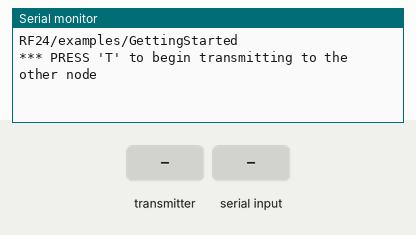
Recording of a sketch running on a simulated Arduino Uno, built with avr-gcc and run on an emulated ATmega328P. Parts: the last lines printed to the serial monitor. The inputs (shaded band) are chosen by the test bench. No radio packets arrive unless stated.

Above: at 1.2 s.
1.3 s: the transmitter starts sending rec = 0
At 1.37 s:
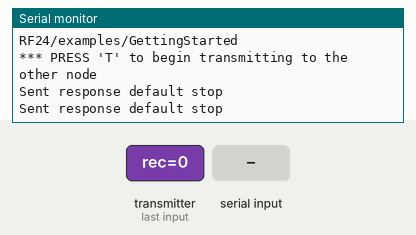
3.2 s: "T" received over Serial
At 3.7 s:
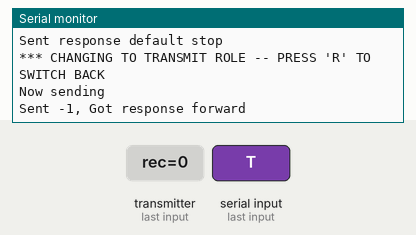
4.7 s: the transmitter starts sending rec = 256
At 6.0 s:
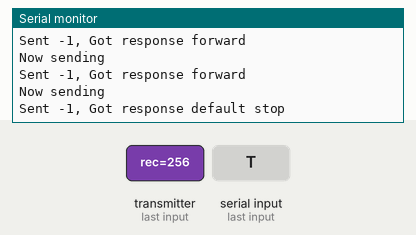
7.7 s: "R" received over Serial
At 8.33 s:
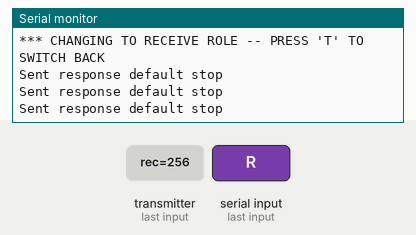

The sketch:

wifi_S.ino.ino
```cpp
/*
* Getting Started example sketch for nRF24L01+ radios
* This is a very basic example of how to send data from one node to another
* Updated: Dec 2014 by TMRh20
*/

#include <SPI.h>
#include "RF24.h"

/****************** User Config ***************************/
/***      Set this radio as radio number 0 or 1         ***/
bool radioNumber = 0;

/* Hardware configuration: Set up nRF24L01 radio on SPI bus plus pins 7 & 8 */
RF24 radio(9,10);
/**********************************************************/

byte addresses[][6] = {"1NodE","2NodE"};

// Used to control whether this node is sending or receiving
bool role = 0;
int sent=9; // default stop command

void setup() {
  Serial.begin(115200);
  Serial.println(F("RF24/examples/GettingStarted"));
  Serial.println(F("*** PRESS 'T' to begin transmitting to the other node"));

  radio.begin();

  // Set the PA Level low to prevent power supply related issues since this is a
 // getting_started sketch, and the likelihood of close proximity of the devices. RF24_PA_MAX is default.
  radio.setPALevel(RF24_PA_LOW);

  // Open a writing and reading pipe on each radio, with opposite addresses
  if(radioNumber){
    radio.openWritingPipe(addresses[1]);
    radio.openReadingPipe(1,addresses[0]);
  }else{
    radio.openWritingPipe(addresses[0]);
    radio.openReadingPipe(1,addresses[1]);
  }

  // Start the radio listening for data
  radio.startListening();
}

void loop() {


/****************** Ping Out Role ***************************/
if (role == 1)  {

    radio.stopListening();                                    // First, stop listening so we can talk.


    Serial.println(F("Now sending"));

//    unsigned long time = micros();                             // Take the time, and send it.  This will block until complete
//     if (!radio.write( &time, sizeof(unsigned long) )){
//       Serial.println(F("failed"));
//     }


      sent = Serial.read();                            // Take the time, and send it.  This will block until complete
     if (!radio.write( &sent, sizeof( int) )){
       Serial.println(F("failed"));
     }

    radio.startListening();                                    // Now, continue listening

    unsigned long started_waiting_at = micros();               // Set up a timeout period, get the current microseconds
    boolean timeout = false;                                   // Set up a variable to indicate if a response was received or not

    while ( ! radio.available() ){                             // While nothing is received
      if (micros() - started_waiting_at > 200000 ){            // If waited longer than 200ms, indicate timeout and exit while loop
          timeout = true;
          break;
      }
    }

    if ( timeout ){                                             // Describe the results
        Serial.println(F("Failed, response timed out."));
    }else{


        int rec;                                 // Grab the response, compare, and send to debugging spew
        radio.read( &rec, sizeof(int) );
        unsigned long time = micros();


        // Spew it
        Serial.print(F("Sent "));
        Serial.print(sent);
        Serial.print(F(", Got response "));
        switch(rec){
        case 0:
          // drive forward
          Serial.println("forward");
          break;
        case 1:
        // stop
          Serial.println("stop");
          break;
        case 2:
        // drive reverse
          Serial.println("reverse");
          break;
        default:
        // stop
         Serial.println("default stop");
      }

    }

    // Try again 1s later
    delay(1000);
  }


/****************** Pong Back Role ***************************/

  if ( role == 0 )
  {
    unsigned long got_time;
    int rec;

    if( radio.available()){
                                                                    // Variable for the received timestamp
      while (radio.available()) {                                   // While there is data ready
        radio.read( &rec, sizeof(unsigned long) );             // Get the payload
        rec=rec+5;
      }

      radio.stopListening();                                        // First, stop listening so we can talk
      radio.write( &rec, sizeof(unsigned long) );              // Send the final one back.
      radio.startListening();                                       // Now, resume listening so we catch the next packets.
      Serial.print(F("Sent response "));
       switch(rec){
        case 0:
          // drive forward
          Serial.println("forward");
          break;
        case 1:
        // stop
          Serial.println("stop");
          break;
        case 2:
        // drive reverse
          Serial.println("reverse");
          break;
        default:
        // stop
         Serial.println("default stop");
      }
   }
 }


/****************** Change Roles via Serial Commands ***************************/

  if ( Serial.available() )
  {
    char c = toupper(Serial.read());
    if ( c == 'T' && role == 0 ){
      Serial.println(F("*** CHANGING TO TRANSMIT ROLE -- PRESS 'R' TO SWITCH BACK"));
      role = 1;                  // Become the primary transmitter (ping out)

   }else
    if ( c == 'R' && role == 1 ){
      Serial.println(F("*** CHANGING TO RECEIVE ROLE -- PRESS 'T' TO SWITCH BACK"));
       role = 0;                // Become the primary receiver (pong back)
       radio.startListening();

    }
  }


} // Loop
```

Measured:
- after the input at 1.3 s, the serial monitor: prints a new line at once (image 1)
- after the input at 3.2 s, the serial monitor: prints a new line at once (image 2)
- after the input at 4.7 s, the serial monitor: prints a new line after 0.51 s (image 3)
- after the input at 7.7 s, the serial monitor: prints a new line after 0.52 s (image 4)
